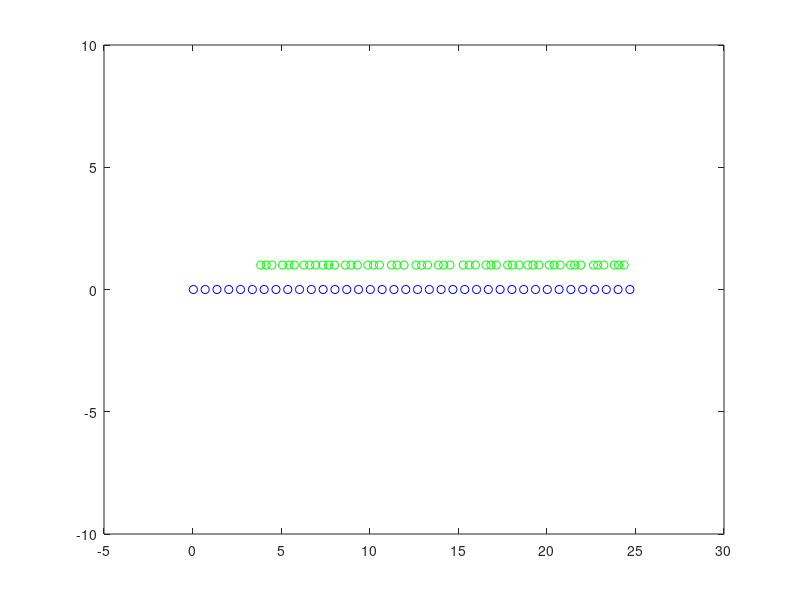
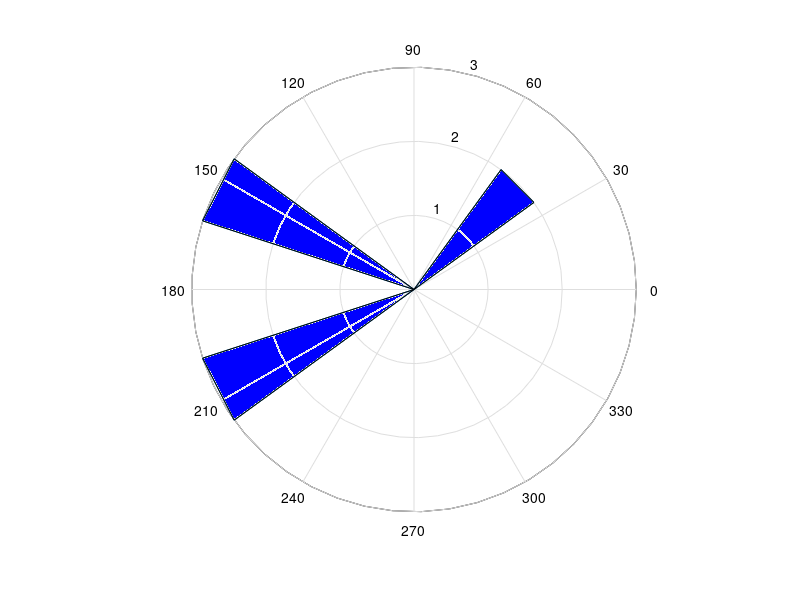
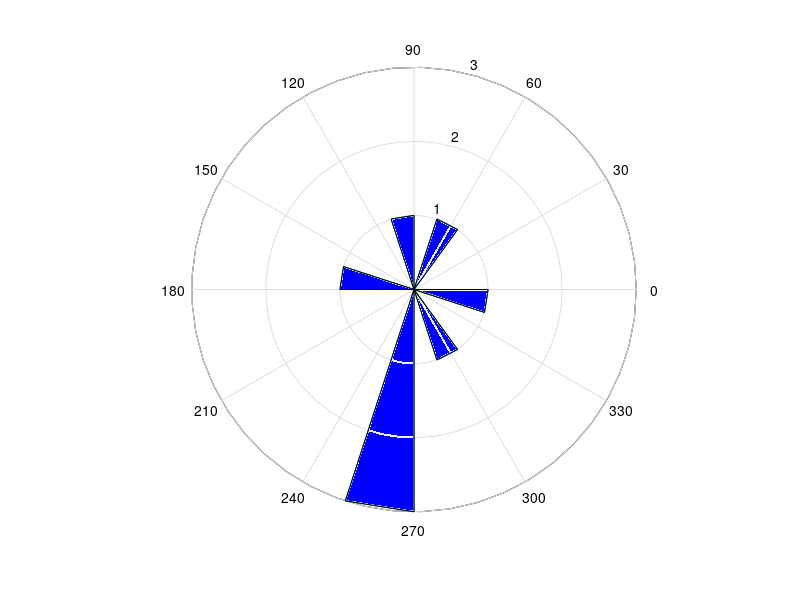

Source code (MATLAB) for these figures, in order: (Note: this script raises an error after producing the figures.)
load('choc_beats_regroup.mat')

subj=fieldnames(choc_beats_regroup);
type=fieldnames(choc_beats_regroup.(subj{1}).(phrases{1}));
globals=[];

for i=1:length(subj)
    choc_beats_regroup.(subj{i}) = rmfield(choc_beats_regroup.(subj{i}), 'phr01'); %removes phrase 1 from struct, fills with zeros?
end

phrases=fieldnames(choc_beats_regroup.(subj{1}));

x=choc_beats_regroup.(subj{10}).(phrases{1}).(type{2});
y1=zeros(length(choc_beats_regroup.(subj{10}).(phrases{1}).(type{2})),1);
z=choc_beats_regroup.(subj{10}).(phrases{1}).(type{1});
y2=ones(length(choc_beats_regroup.(subj{10}).(phrases{1}).(type{1})),1);
%plotting metronome beats with the speech beats

figure(1)
plot(x,y1,'bo',z,y2,'go')
axis([-5 30 -10 10])

firstvect=choc_beats_regroup.(subj{1}).(phrases{1}).(type{2});
newvect1=firstvect(8:2:end);
newvect2=firstvect(9:2:end);

asynch1=[];
asynch2=[];
for j=1:length(choc_beats_regroup.(subj{1}).(phrases{1}).(type{4}).a)
    if abs(choc_beats_regroup.(subj{1}).(phrases{1}).(type{4}).a(j)-newvect1(j))<0.666 && abs(choc_beats_regroup.(subj{1}).(phrases{1}).(type{4}).c(j)-newvect2(j))<0.666
        asynch1=vertcat(asynch1,abs(choc_beats_regroup.(subj{1}).(phrases{1}).(type{4}).a(j)-newvect1(j)));
        asynch2=vertcat(asynch2,abs(choc_beats_regroup.(subj{1}).(phrases{1}).(type{4}).c(j)-newvect2(j)));
    end
end
    
phase1=asynch1./0.666;
phase2=asynch2./0.666;

figure(2)
h1=rose((phase1*2*pi));
x1 = get(h1,'Xdata');
y1 = get(h1,'Ydata');
g1=patch(x1,y1,'b');
figure(3)
h2=rose((phase2*2*pi));
x2 = get(h2,'Xdata');
y2 = get(h2,'Ydata');
g2=patch(x2,y2,'b');


circvect1=circ_r((2*pi*phase1),[],[],1)
circvect2=circ_r((2*pi*phase2),[],[],1)

save 'choc_beats_regroup.mat'
